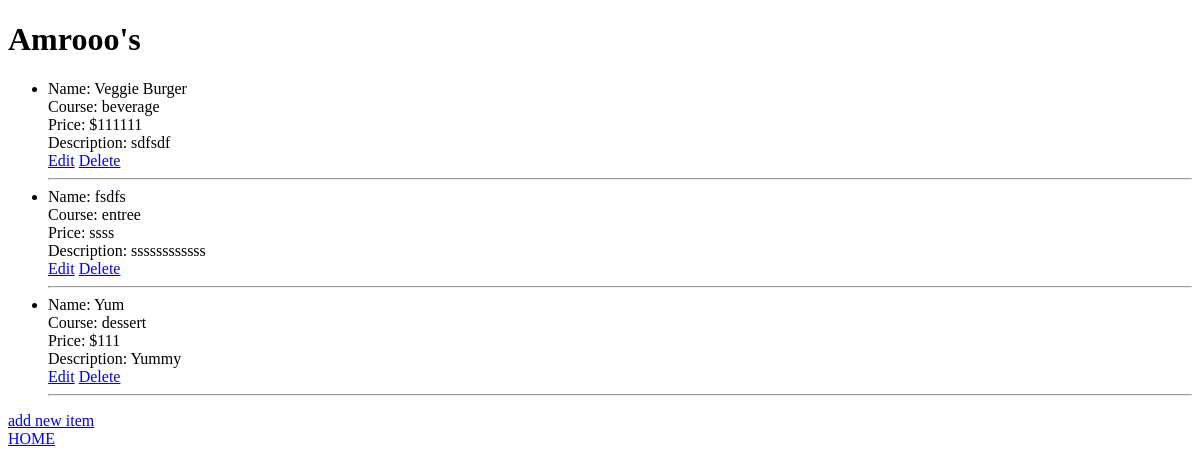
Page /restaurants/10/menu/ on the earlier database version.
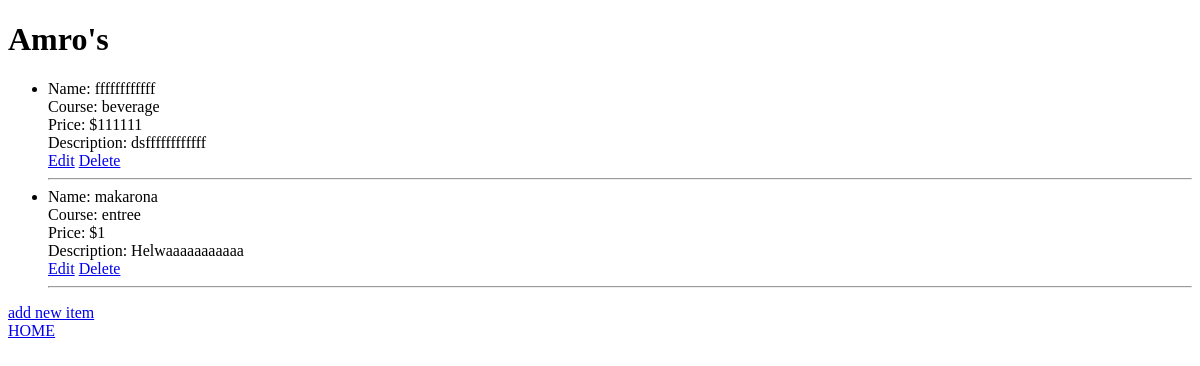
Same page on the later database version.
### database/db_setup.py (models this page shows)
class Restaurant(Base):
	__tablename__ = 'restaurant'
	id = Column(Integer, primary_key = True)
	name = Column(String(80), nullable = False)
	menu_items = relationship("MenuItem")

class MenuItem(Base):
	__tablename__ = 'menu_item'
	id = Column(Integer, primary_key = True)
	name = Column(String(80), nullable = False)
	course = Column(String(250))
	description = Column(String(250))
	price = Column(String(8))
	restaurant_id = Column(Integer, ForeignKey('restaurant.id'))
	restaurant = relationship("Restaurant")

### flask_server/flask_server.py (the view)
@app.route('/restaurants/<int:restaurant_id>/')
@app.route('/restaurants/<int:restaurant_id>/menu/')
def restaurant_menu(restaurant_id):
    restaurant = session.query(Restaurant).filter_by(id=restaurant_id).one()
    menu_items = session.query(MenuItem).filter_by(restaurant_id=restaurant_id).all()
    return render_template('restaurant_menu.html', restaurant=restaurant, menu_items=menu_items)

### flask_server/templates/restaurant_menu.html (shortened to what this page needs)
<!DOCTYPE html>
<html lang="en">
<head>
</head>
<body>
  <h1>{{ restaurant.name }}</h1>
  <ul>
    {% for item in menu_items %}
    <li>
      Name: {{ item.name }} <br>
      Course: {{ item.course }} <br>
      Price: {{ item.price }} <br>
      Description: {{ item.description }} <br>
      <a href="{{ url_for('edit_menu_item', restaurant_id=restaurant.id, item_id=item.id) }}">Edit</a>
      <a href="{{ url_for('delete_menu_item', restaurant_id=restaurant.id, item_id=item.id) }}">Delete</a>
      <hr>
    </li>
    {% endfor %}
  </ul>
  <a href="{{ url_for('add_menu_item', restaurant_id=restaurant.id) }}">add new item</a>
  <br>
  <a href="{{ url_for('index') }}">HOME</a>
</body>
</html>

Differences in the rows shown:
no longer on this page (row edited): MenuItem: name "Veggie Burger", course "beverage", price "$111111", description "sdfsdf"
no longer on this page (row edited): MenuItem: name "fsdfs", course "entree", price "ssss", description "ssssssssssss"
no longer on this page (row edited): MenuItem: name "Yum", course "dessert", price "$111", description "Yummy"
changed Restaurant: name "Amrooo's" → "Amro's"
added MenuItem: name "ffffffffffff", course "beverage", price "$111111", description "dsffffffffffff"
added MenuItem: name "makarona", course "entree", price "$1", description "Helwaaaaaaaaaaa"
